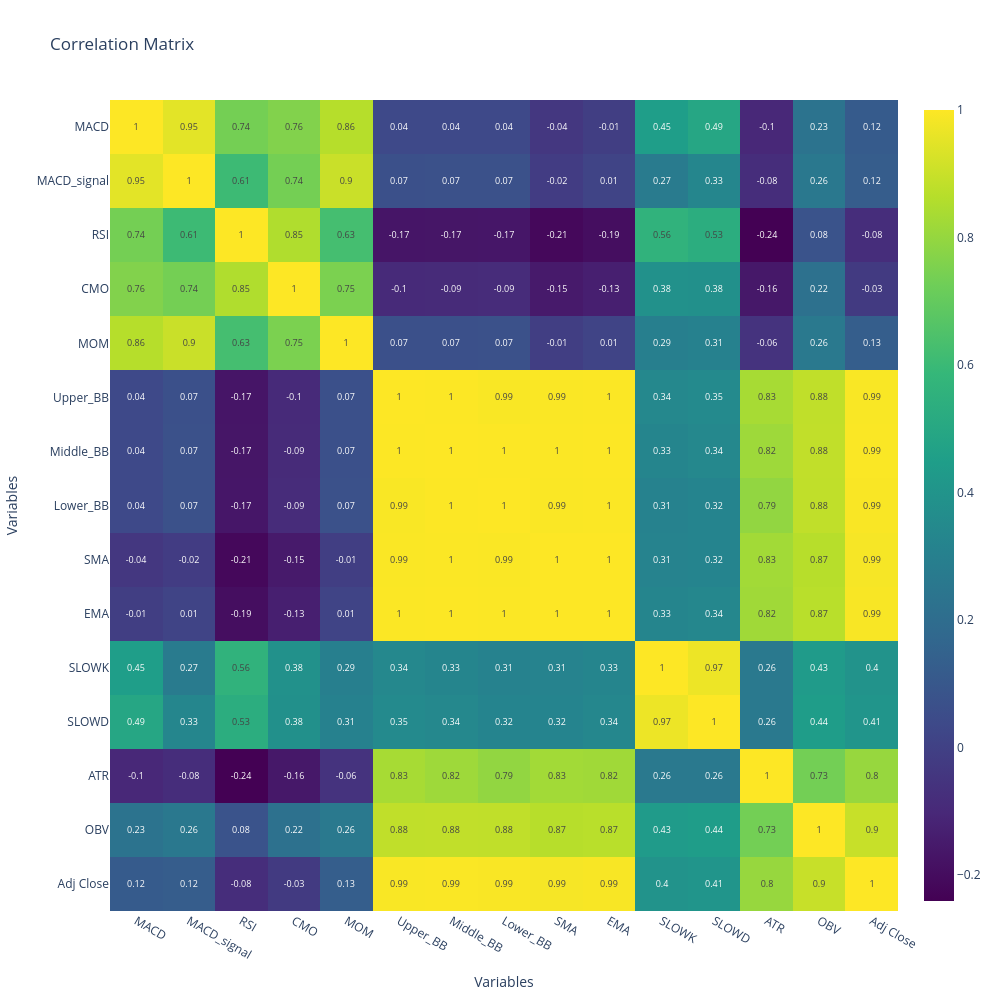

Notebook code for this chart:
### Code cell
correlation_matrix = X_train_df.corr()

# Create the heatmap with text
fig = go.Figure(data=go.Heatmap(
                    z=correlation_matrix,
                    x=correlation_matrix.columns,
                    y=correlation_matrix.columns,
                    colorscale='Viridis',
                    text=correlation_matrix.round(2).values,  # Rounded values for display
                    texttemplate="%{text}",
                    textfont={"size":9}  # Adjust text size if necessary
                    ))

# Update the layout
fig.update_layout(
    title='Correlation Matrix',
    xaxis_title="Variables",
    yaxis_title="Variables",
    xaxis=dict(side='bottom'),
    yaxis=dict(autorange='reversed'),
    width=1000,  # or any width you desire
    height=1000,  # or any height you desire
)

# Show the figure
pyo.iplot(fig)

### Figure 1 — Plotly figure (JSON) as saved in the notebook; plotly's stock layout.template omitted (floating-point values rounded to 4 significant figures; data arrays with more than 128 entries replaced by an {"elided": "..."} marker saying what was removed)
{"data": [{"colorscale": [[0, "#440154"], [0.1111, "#482878"], [0.2222, "#3e4989"], [0.3333, "#31688e"], [0.4444, "#26828e"], [0.5556, "#1f9e89"], [0.6667, "#35b779"], [0.7778, "#6ece58"], [0.8889, "#b5de2b"], [1, "#fde725"]], "text": {"elided": "15x15 float values"}, "textfont": {"size": 9}, "texttemplate": "%{text}", "type": "heatmap", "x": ["MACD", "MACD_signal", "RSI", "CMO", "MOM", "Upper_BB", "Middle_BB", "Lower_BB", "SMA", "EMA", "SLOWK", "SLOWD", "ATR", "OBV", "Adj Close"], "y": ["MACD", "MACD_signal", "RSI", "CMO", "MOM", "Upper_BB", "Middle_BB", "Lower_BB", "SMA", "EMA", "SLOWK", "SLOWD", "ATR", "OBV", "Adj Close"], "z": {"elided": "15x15 float values"}}], "layout": {"height": 1000, "title": {"text": "Correlation Matrix"}, "width": 1000, "xaxis": {"side": "bottom", "title": {"text": "Variables"}}, "yaxis": {"autorange": "reversed", "title": {"text": "Variables"}}}}
